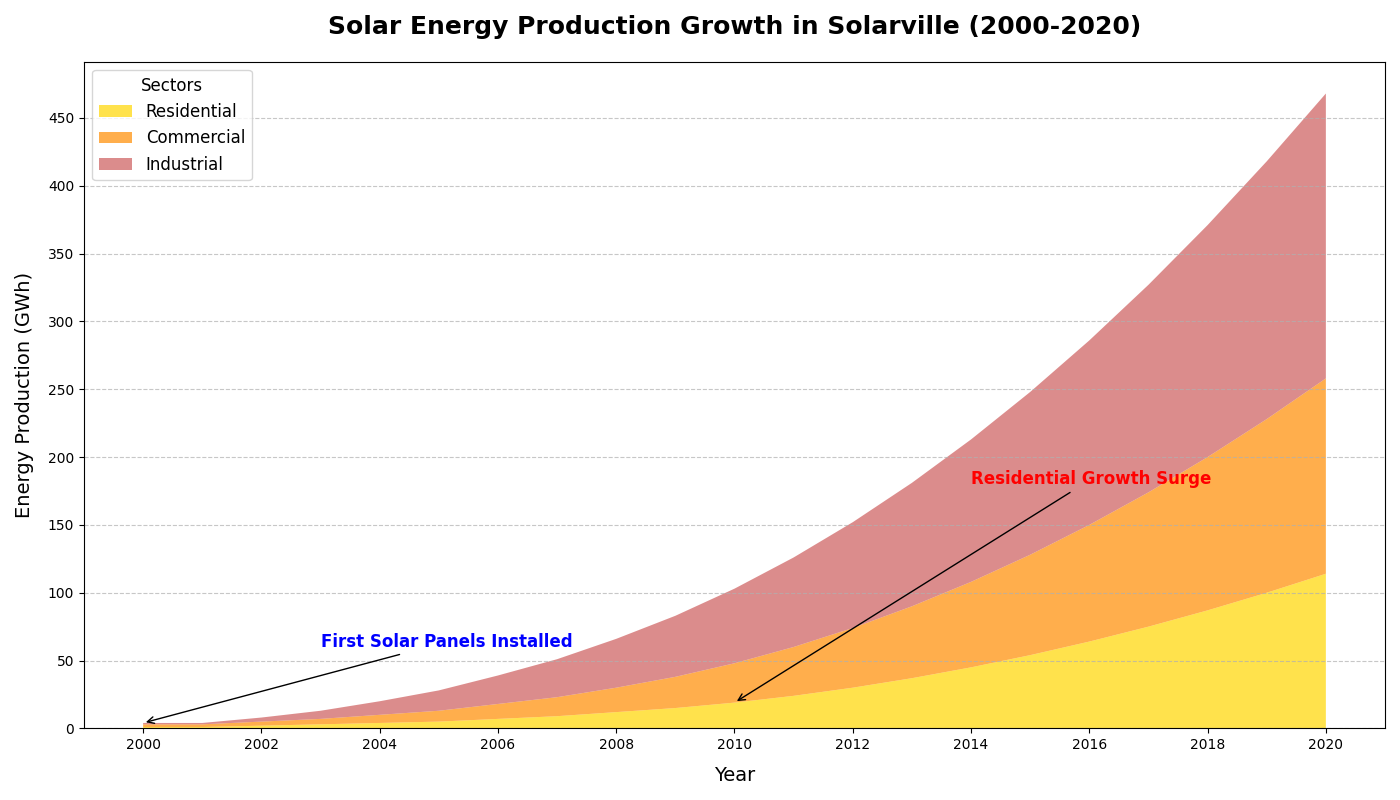

The script that drew this image:
import matplotlib.pyplot as plt
import numpy as np

# Backstory: Solar Power Expansion in Fictitious Town "Solarville" (2000-2020)
# Solarville has been tracking its solar energy production in three key sectors:
# Residential, Commercial, and Industrial, showing remarkable growth over 20 years.

# Define the years for the x-axis
years = np.arange(2000, 2021)

# Define solar energy production data (in GWh) for each sector over the years
residential_production = np.array([1, 1, 2, 3, 4, 5, 7, 9, 12, 15, 19, 24, 30, 37, 45, 54, 64, 75, 87, 100, 114])
commercial_production = np.array([2, 2, 3, 4, 6, 8, 11, 14, 18, 23, 29, 36, 44, 53, 63, 74, 86, 99, 113, 128, 144])
industrial_production = np.array([1, 1, 3, 6, 10, 15, 21, 28, 36, 45, 55, 66, 78, 91, 105, 120, 136, 153, 171, 190, 210])

# Stack the data for the area chart
production_data = np.vstack([residential_production, commercial_production, industrial_production])

# Set up the plot
fig, ax = plt.subplots(figsize=(14, 8))

# Define colors and labels for each sector
colors = ['#FFD700', '#FF8C00', '#CD5C5C']
labels = ['Residential', 'Commercial', 'Industrial']

# Create an area chart using stackplot
ax.stackplot(years, production_data, labels=labels, colors=colors, alpha=0.7)

# Set title and labels
ax.set_title('Solar Energy Production Growth in Solarville (2000-2020)', fontsize=18, fontweight='bold', pad=20)
ax.set_xlabel('Year', fontsize=14, labelpad=10)
ax.set_ylabel('Energy Production (GWh)', fontsize=14, labelpad=10)

# Customizing the ticks and grid for better readability
ax.set_xticks(years[::2])
ax.set_yticks(np.arange(0, 451, 50))
ax.yaxis.grid(True, linestyle='--', alpha=0.7)

# Add a legend
ax.legend(loc='upper left', fontsize=12, title='Sectors', title_fontsize='12')

# Add annotations for significant milestones
ax.annotate('First Solar Panels Installed', xy=(2000, 4), xytext=(2003, 60),
            arrowprops=dict(facecolor='black', arrowstyle='->'),
            fontsize=12, color='blue', fontweight='bold')

ax.annotate('Residential Growth Surge', xy=(2010, 19), xytext=(2014, 180),
            arrowprops=dict(facecolor='black', arrowstyle='->'),
            fontsize=12, color='red', fontweight='bold')

# Automatically adjust layout to prevent overlap
plt.tight_layout()

# Display the chart
plt.show()
